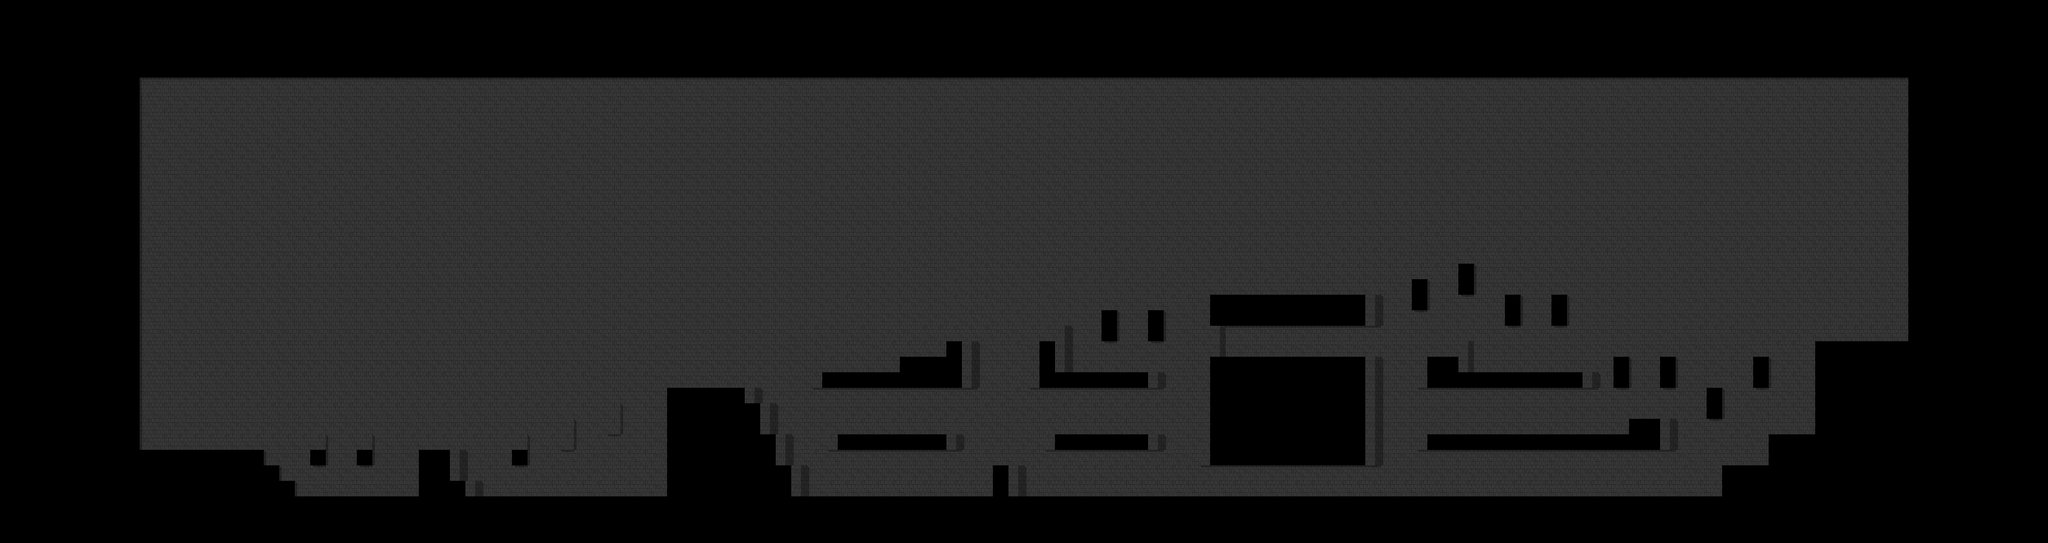

This game map was drawn from its Tiled (.tmx) file and the tilesets committed beside it. A one-line description and the trimmed map source follow:
An orthogonal 132x35 tile map with 64x64 px tiles, 1 tile layer (Background), 1 hidden layer not drawn.

<map version="1.0" orientation="orthogonal" renderorder="right-down" width="132" height="35" tilewidth="64" tileheight="64" nextobjectid="1">
 <tileset firstgid="1" name="Tileset" tilewidth="64" tileheight="64" tilecount="72" columns="8">
  <image source="Tileset.png" width="512" height="576" />
 </tileset>
 <layer name="Background" width="132" height="35">
  <data>[4620 cells, 2739 non-empty, 12 distinct tile ids]</data>
 </layer>
 <layer name="Tile Layer 2" width="132" height="35" visible="0">
  <data>[4620 cells, 1972 non-empty, 19 distinct tile ids]</data>
 </layer>
</map>
